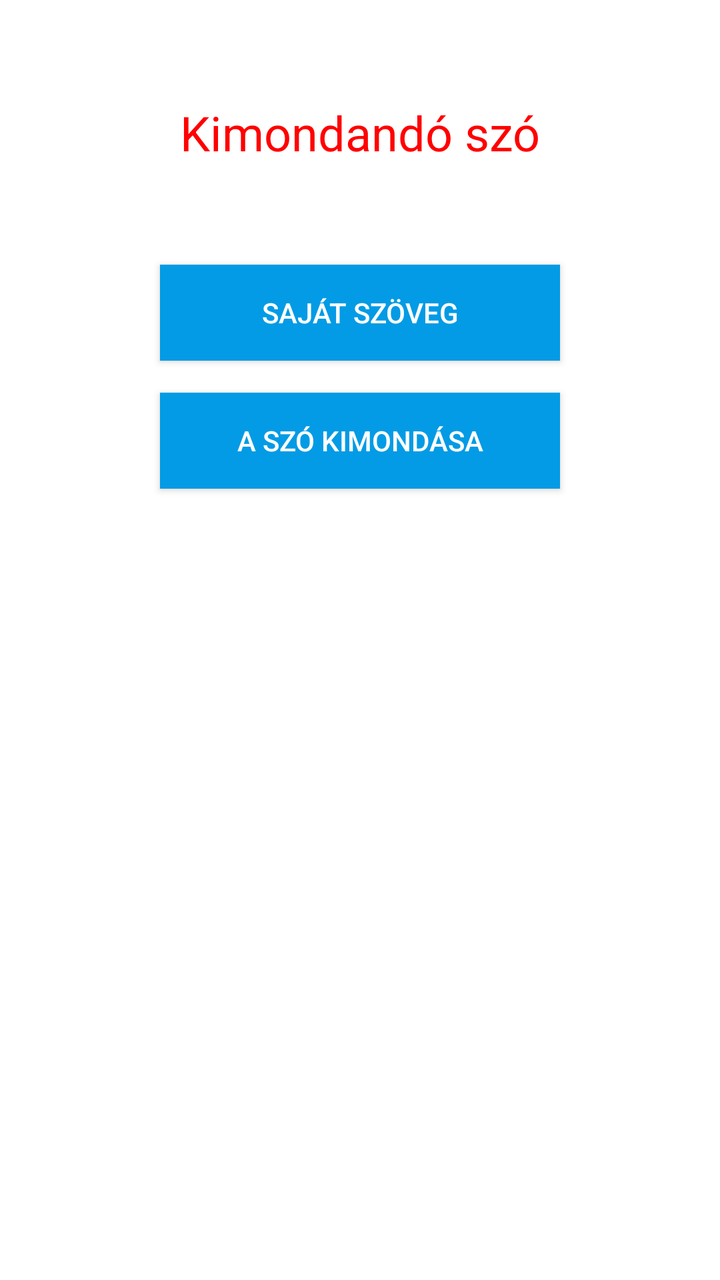
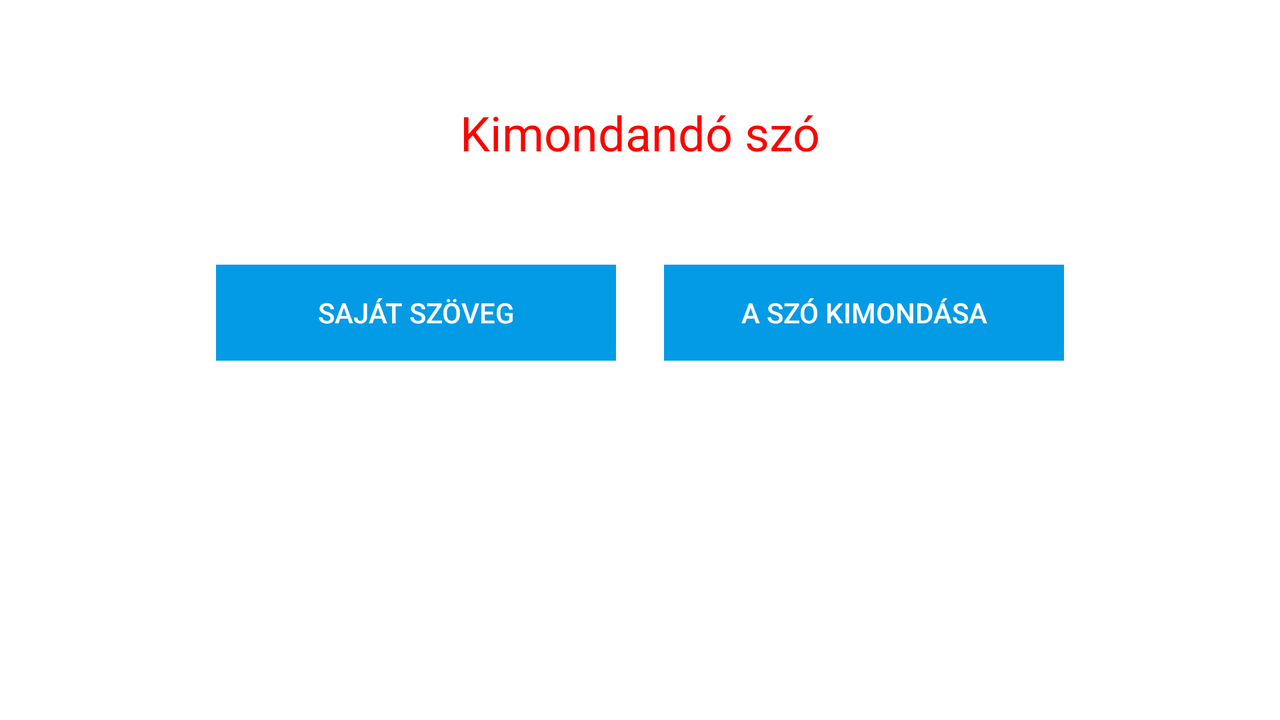

The same Android screen from two of the app's own layout files: first res/layout/ as a phone draws it, then the repository's variant for another configuration, drawn on a device whose configuration selects that folder. Both files follow.
<!-- AndroidManifest.xml: application theme AppTheme -->
<!-- res/layout/activity_main.xml -->
<?xml version="1.0" encoding="utf-8"?>
<androidx.constraintlayout.widget.ConstraintLayout xmlns:android="http://schemas.android.com/apk/res/android"
    xmlns:app="http://schemas.android.com/apk/res-auto"
    xmlns:tools="http://schemas.android.com/tools"
    android:layout_width="match_parent"
    android:layout_height="match_parent"
    tools:context=".MainActivity">

    <Button
        android:id="@+id/customTextBtn"
        android:layout_width="200dp"
        android:layout_height="wrap_content"
        android:layout_marginTop="50dp"
        android:background="@color/colorAccent"
        android:foreground="?attr/selectableItemBackground"
        android:onClick="customTextDialog"
        android:padding="4dp"
        android:text="@string/customTextBtn"
        android:textColor="@android:color/white"
        app:layout_constraintEnd_toEndOf="parent"
        app:layout_constraintStart_toStartOf="parent"
        app:layout_constraintTop_toBottomOf="@+id/wordTextView" />

    <Button
        android:id="@+id/sayItBtn"
        android:layout_width="200dp"
        android:layout_height="wrap_content"
        android:layout_marginTop="16dp"
        android:background="@color/colorAccent"
        android:foreground="?attr/selectableItemBackground"
        android:onClick="sayItBtn"
        android:padding="4dp"
        android:text="@string/sayItBtn"
        android:textColor="@android:color/white"
        app:layout_constraintEnd_toEndOf="parent"
        app:layout_constraintStart_toStartOf="parent"
        app:layout_constraintTop_toBottomOf="@+id/customTextBtn" />

    <TextView
        android:id="@+id/wordTextView"
        android:layout_width="wrap_content"
        android:layout_height="wrap_content"
        android:layout_marginTop="50dp"
        android:gravity="center"
        android:text="@string/wordTextView"
        android:textColor="@color/red"
        android:textSize="24sp"
        app:layout_constraintEnd_toEndOf="parent"
        app:layout_constraintStart_toStartOf="parent"
        app:layout_constraintTop_toTopOf="parent" />
</androidx.constraintlayout.widget.ConstraintLayout>
<!-- resources referenced by this layout -->
<resources>
  <color name="colorAccent">#039BE5</color>
  <color name="red">#FF0000</color>
  <string name="customTextBtn">Saját szöveg</string>
  <string name="sayItBtn">A szó kimondása</string>
  <string name="wordTextView">Kimondandó szó</string>
  <style name="AppTheme" parent="Theme.AppCompat.DayNight">
          <item name="android:windowLightStatusBar">true</item>
          <item name="colorPrimary">@color/colorPrimary</item>
          <item name="colorPrimaryDark">@color/colorPrimaryDark</item>
          <item name="colorAccent">@color/colorAccent</item>
          <item name="android:windowBackground">@android:color/white</item>
          <item name="android:colorBackground">@android:color/white</item>
      </style>
  <color name="colorPrimary">@android:color/white</color>
  <color name="colorPrimaryDark">@android:color/white</color>
</resources>
<!-- res/layout-land/activity_main.xml (the repository's variant of the layout above) -->
<!-- drawn on the phone turned sideways -->
<?xml version="1.0" encoding="utf-8"?>
<androidx.constraintlayout.widget.ConstraintLayout xmlns:android="http://schemas.android.com/apk/res/android"
    xmlns:app="http://schemas.android.com/apk/res-auto"
    xmlns:tools="http://schemas.android.com/tools"
    android:layout_width="match_parent"
    android:layout_height="match_parent"
    tools:context=".MainActivity">

    <LinearLayout
        android:layout_width="wrap_content"
        android:layout_height="wrap_content"
        android:gravity="center"
        app:layout_constraintEnd_toEndOf="parent"
        app:layout_constraintStart_toStartOf="parent"
        app:layout_constraintTop_toBottomOf="@+id/wordTextView"
        android:layout_marginTop="50dp"
        style="?android:attr/buttonBarStyle">

        <Button
            android:id="@+id/customTextBtn"
            android:layout_width="200dp"
            android:layout_height="wrap_content"
            android:background="@color/colorAccent"
            android:foreground="?attr/selectableItemBackground"
            android:onClick="customTextDialog"
            android:padding="4dp"
            android:text="@string/customTextBtn"
            android:textColor="@android:color/white"
            android:layout_marginEnd="24dp"
            style="?android:attr/buttonBarButtonStyle"
            />

        <Button
            android:id="@+id/sayItBtn"
            android:layout_width="200dp"
            android:layout_height="wrap_content"
            android:background="@color/colorAccent"
            android:foreground="?attr/selectableItemBackground"
            android:onClick="sayItBtn"
            android:padding="4dp"
            android:text="@string/sayItBtn"
            android:textColor="@android:color/white"
            style="?android:attr/buttonBarButtonStyle"/>
    </LinearLayout>

    <TextView
        android:id="@+id/wordTextView"
        android:layout_width="wrap_content"
        android:layout_height="wrap_content"
        android:layout_marginTop="50dp"
        android:gravity="center"
        android:text="@string/wordTextView"
        android:textColor="@color/red"
        android:textSize="24sp"
        app:layout_constraintEnd_toEndOf="parent"
        app:layout_constraintStart_toStartOf="parent"
        app:layout_constraintTop_toTopOf="parent" />
</androidx.constraintlayout.widget.ConstraintLayout>
